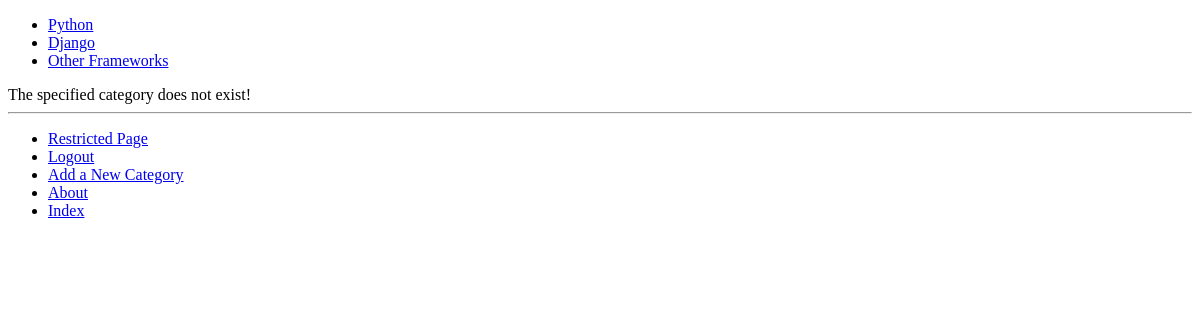
/rango/category/python/add_page/ (signed in), run on an earlier commit of the app's database.
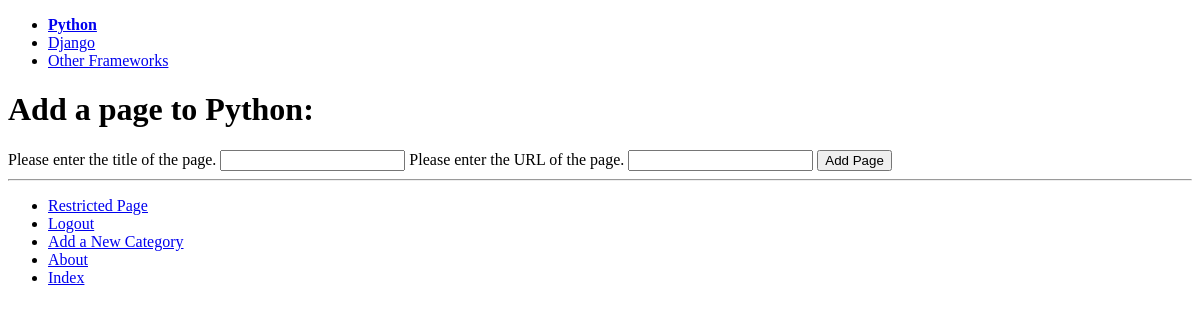
And on a later commit of the database.
### rango/models.py (models this page shows, shortened)
class Category(models.Model):
    name = models.CharField(max_length=128, unique=True)
    views = models.IntegerField(default=0)
    likes = models.IntegerField(default=0)
    slug = models.SlugField(default='' , blank=True, unique=True)
    class Meta:
        verbose_name_plural = 'categories'

### rango/views.py (the view)
# urls.py: url(r'^category/(?P<category_name_slug>[\w\-]+)/add_page/$', views.add_page, name='add_page'),
@login_required
def add_page(request, category_name_slug):
    try:
        category = Category.objects.get(slug=category_name_slug)
    except Category.DoesNotExist:
        category = None
    form = PageForm()
    if request.method == 'POST':
        form = PageForm(request.POST)
        if form.is_valid():
            if category:
                page = form.save(commit=False)
                page.category = category
                page.views = 0
                page.save()
                return show_category(request, category_name_slug)
    else:
        print(form.errors)
    context_dict = {'form':form, 'category': category}
    return render(request, 'rango/add_page.html', context_dict)

### rango/forms.py (shortened to what this page needs)
class PageForm(forms.ModelForm):
    title = forms.CharField(max_length=128,
    help_text="Please enter the title of the page.")
    url = forms.URLField(max_length=200,
    help_text="Please enter the URL of the page.")
    views = forms.IntegerField(widget=forms.HiddenInput(), initial=0)
    class Meta:
        model = Page
        exclude = ('category',)

### rango/templatetags/rango_template_tags.py (called while the page is built)
@register.inclusion_tag('rango/cats.html')
def get_category_list(cat=None):
    return {'cats': Category.objects.all(), 'act_cat': cat}

### templates/rango/add_page.html (shortened to what this page needs)
{% extends 'rango/base.html' %}
{% load staticfiles %}
{% block body_block %}
    {% if category %}
        <h1>Add a page to {{ category.name }}:</h1>
        <div>
          <form id="page_form" method="post" action="{% url 'add_page' category.slug %}">
            {% for field in form.visible_fields %}
                {{ field.help_text }}
                {{ field }}
            {% endfor %}
            <input type="submit" name="submit" value="Add Page" />
          </form>
        </div>
    {% else %}
        The specified category does not exist!
    {% endif %}
{% endblock %}

### templates/rango/cats.html
<ul>
{% if cats %}
    {% for c in cats %}
        {% if c == act_cat %}
            <li>
              <strong>
                  <a href="{% url 'show_category' c.slug %}">{{ c.name }}</a>
              </strong>
            </li>
        {% else %}
            <li>
              <a href="{% url 'show_category' c.slug %}">{{ c.name }}</a>
            </li>
          {% endif %}
    {% endfor %}
{% else %}
    <li><strong>There are no categories present.</strong></li>
{% endif %}
</ul>

What changed in the data, as far as the page shows it:
changed Category "Python": slug empty → "python" (drawn); name (not shown) → "Python"
Also different on the page:
form field submit: (not shown) → "Add Page"
text no longer shown: "The specified category does not exist!"
text now shown: "Add a page to :"
new list line: "Please enter the title of the page. "
new list line: "Please enter the URL of the page. "
